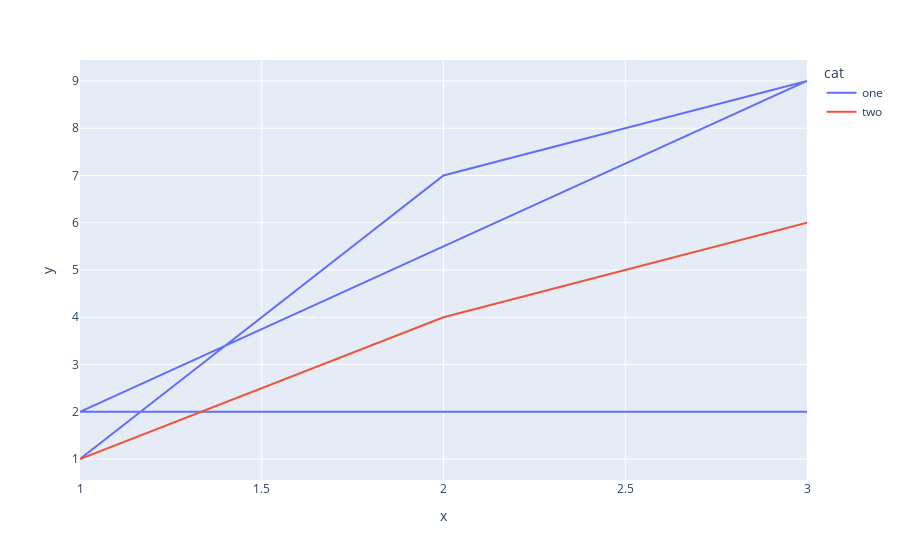

Notebook source saved alongside this figure:
### Code cell
import plotly.express as px
import pandas as pd

df = pd.DataFrame(
    data=[
        [1, 1, 'one'],
        [2, 7, 'one'],
        [3, 9, 'one'],
        [1, 2, 'one'],
        [2, 2, 'one'],
        [3, 2, 'one'],
        [1, 1, 'two'],
        [2, 4, 'two'],
        [3, 6, 'two'],
    ],
    columns=['x', 'y', 'cat']
)
px.line(df, x='x', y='y', color='cat')

### Figure 1 — Plotly figure (JSON) as saved in the notebook; plotly's stock layout.template omitted (floating-point values rounded to 4 significant figures)
{"data": [{"hovertemplate": "cat=one<br>x=%{x}<br>y=%{y}<extra></extra>", "legendgroup": "one", "line": {"color": "#636efa", "dash": "solid"}, "marker": {"symbol": "circle"}, "mode": "lines", "name": "one", "orientation": "v", "showlegend": true, "x": [1, 2, 3, 1, 2, 3], "xaxis": "x", "y": [1, 7, 9, 2, 2, 2], "yaxis": "y", "type": "scatter"}, {"hovertemplate": "cat=two<br>x=%{x}<br>y=%{y}<extra></extra>", "legendgroup": "two", "line": {"color": "#EF553B", "dash": "solid"}, "marker": {"symbol": "circle"}, "mode": "lines", "name": "two", "orientation": "v", "showlegend": true, "x": [1, 2, 3], "xaxis": "x", "y": [1, 4, 6], "yaxis": "y", "type": "scatter"}], "layout": {"xaxis": {"anchor": "y", "domain": [0.0, 1.0], "title": {"text": "x"}}, "yaxis": {"anchor": "x", "domain": [0.0, 1.0], "title": {"text": "y"}}, "legend": {"title": {"text": "cat"}, "tracegroupgap": 0}, "margin": {"t": 60}}}
